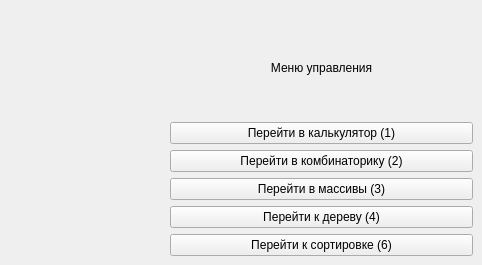
      <widget class="QWidget" name="controls">
       <widget class="QWidget" name="gridLayoutWidget">
        <property name="geometry">
         <rect>
          <x>170</x>
          <y>20</y>
          <width>303</width>
          <height>236</height>
         </rect>
        </property>
        <layout class="QGridLayout" name="gridLayout_6">
         <item row="0" column="0">
          <widget class="QLabel" name="main_page_label">
           <property name="text">
            <string>Меню управления</string>
           </property>
           <property name="alignment">
            <set>Qt::AlignCenter</set>
           </property>
           <property name="wordWrap">
            <bool>false</bool>
           </property>
           <property name="margin">
            <number>10</number>
           </property>
          </widget>
         </item>
         <item row="1" column="0">
          <widget class="QPushButton" name="open_calc">
           <property name="text">
            <string>Перейти в калькулятор (1)</string>
           </property>
          </widget>
         </item>
         <item row="2" column="0">
          <widget class="QPushButton" name="open_comb">
           <property name="text">
            <string>Перейти в комбинаторику (2)</string>
           </property>
          </widget>
         </item>
         <item row="3" column="0">
          <widget class="QPushButton" name="open_arrs">
           <property name="text">
            <string>Перейти в массивы (3)</string>
           </property>
          </widget>
         </item>
         <item row="4" column="0">
          <widget class="QPushButton" name="open_tree">
           <property name="text">
            <string>Перейти к дереву (4)</string>
           </property>
          </widget>
         </item>
         <item row="5" column="0">
          <widget class="QPushButton" name="open_sort">
           <property name="text">
            <string>Перейти к сортировке (6)</string>
           </property>
          </widget>
         </item>
        </layout>
       </widget>
      </widget>
